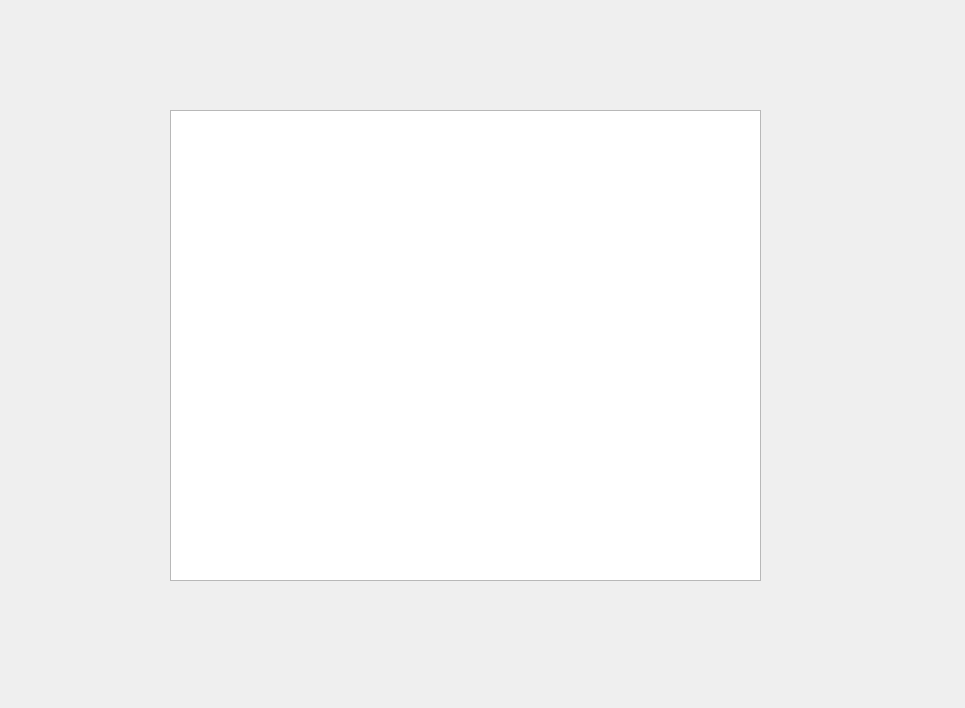
<?xml version="1.0" encoding="UTF-8"?>
<ui version="4.0">
 <class>Dialog</class>
 <widget class="QDialog" name="Dialog">
  <property name="geometry">
   <rect>
    <x>0</x>
    <y>0</y>
    <width>965</width>
    <height>708</height>
   </rect>
  </property>
  <property name="windowTitle">
   <string>Dialog</string>
  </property>
  <widget class="QTreeView" name="treeView">
   <property name="geometry">
    <rect>
     <x>170</x>
     <y>110</y>
     <width>591</width>
     <height>471</height>
    </rect>
   </property>
  </widget>
 </widget>
 <resources/>
 <connections/>
</ui>
